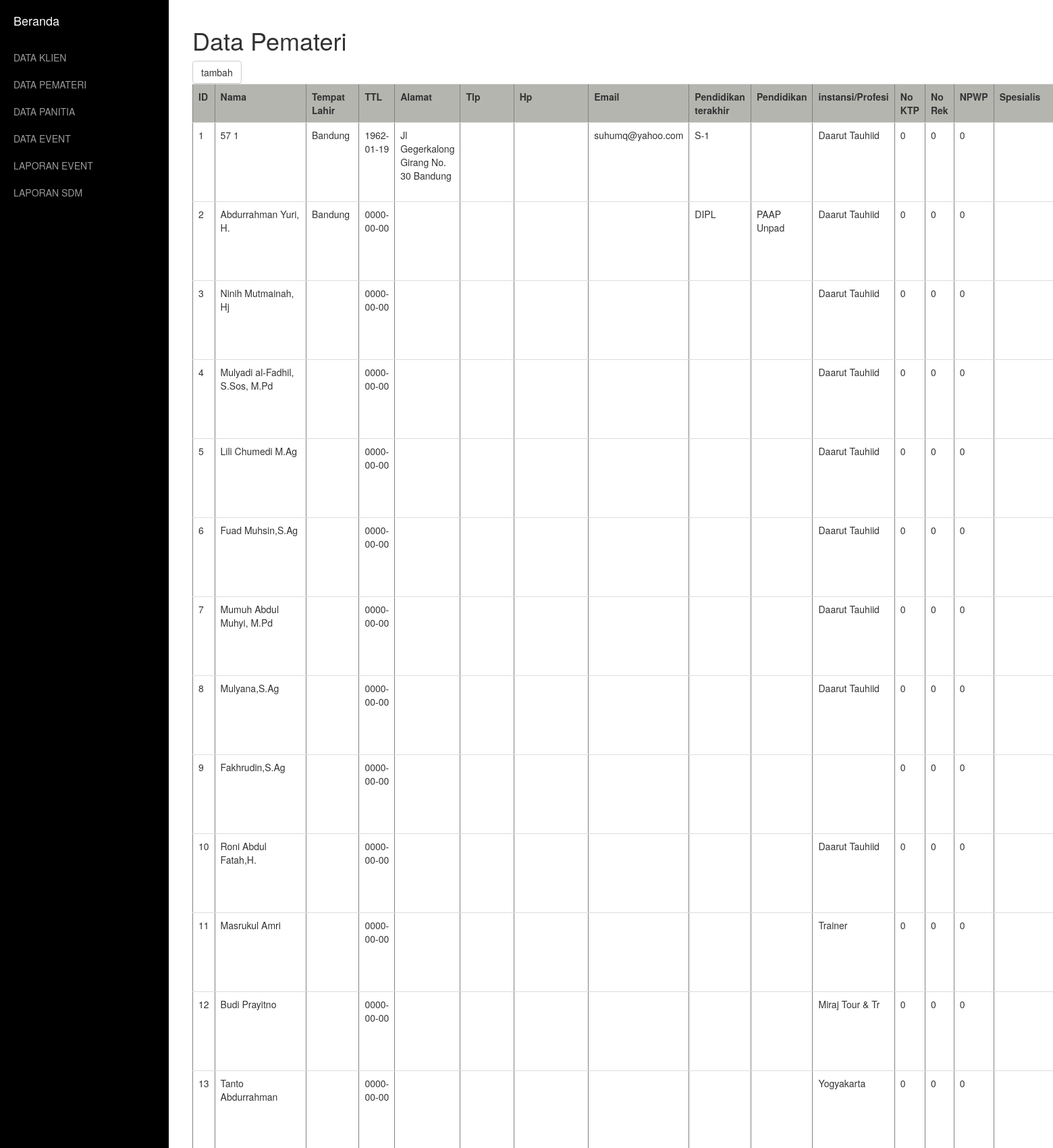
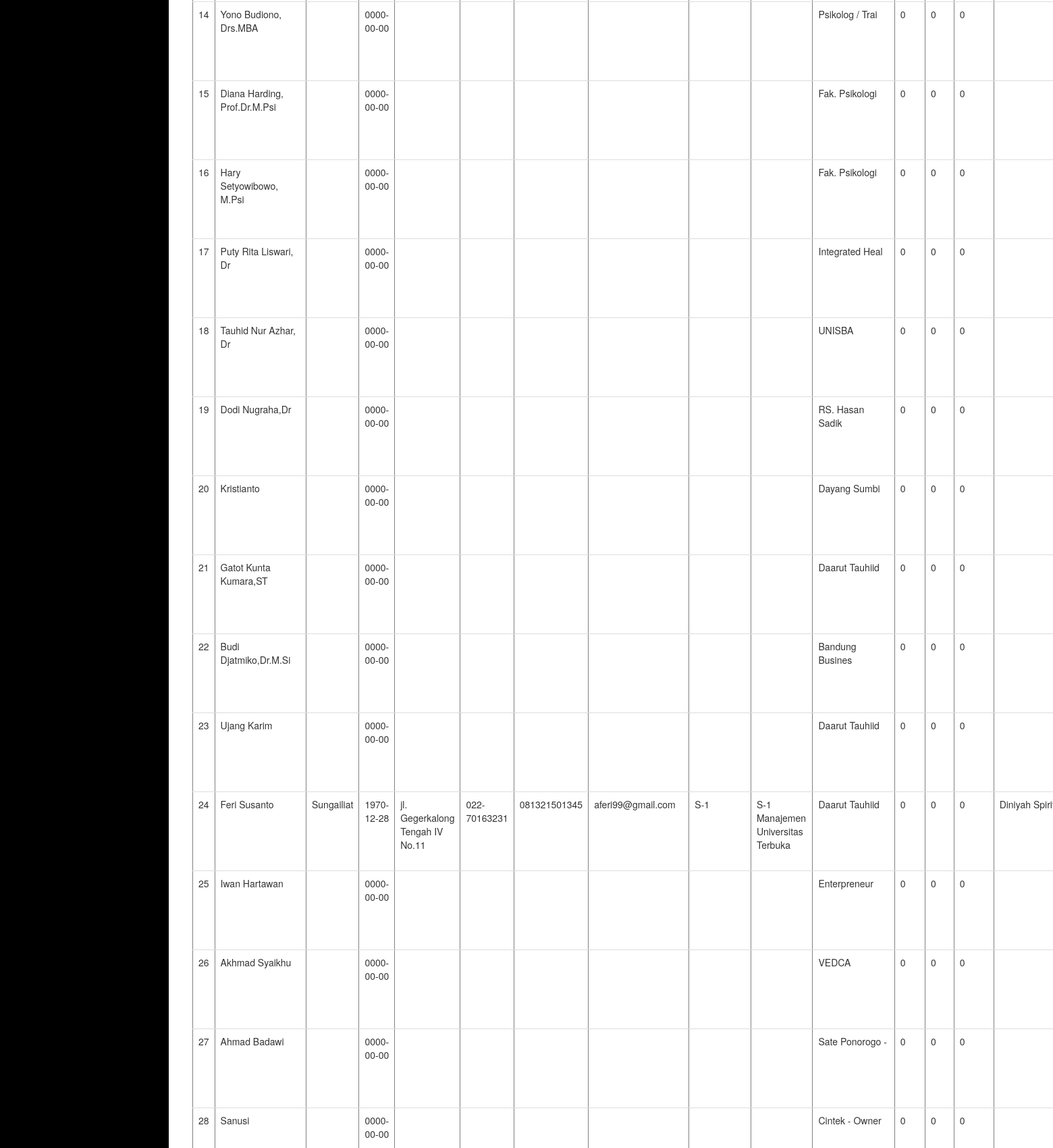
The page /PEMATERI/tampil.php (upper part) on the database its author committed (2 pictures, top to bottom).
### tables this page shows
CREATE TABLE IF NOT EXISTS `tb_pemateri` (
  `id_pemateri` int(11) NOT NULL AUTO_INCREMENT,
  `nama_pemateri` varchar(30) NOT NULL,
  `tempat_lahir` varchar(15) NOT NULL,
  `Tgl` date NOT NULL,
  `Bln` varchar(15) NOT NULL,
  `Thn` varchar(4) NOT NULL,
  `alamat` text NOT NULL,
  `telepon` varchar(12) NOT NULL,
  `hp` varchar(12) NOT NULL,
  `email` varchar(30) NOT NULL,
  `pend_akhir` varchar(4) NOT NULL,
  `riw_pend` text NOT NULL,
  `instansi_profesi` varchar(15) NOT NULL,
  `no_ktp` int(16) NOT NULL,
  `no_rek` int(16) NOT NULL,
  `npwp` int(15) NOT NULL,
  `spesi_materi` char(30) NOT NULL,
  `photo` varchar(100) NOT NULL,
  `ukuran` int(12) NOT NULL,
  `type` varchar(100) NOT NULL,
  PRIMARY KEY (`id_pemateri`)
);

### PEMATERI/tampil.php (called while the page is built, shortened)
<?php
	include "pemateri.php";
	$pemateri = new pemateri();
	$data_pemateri = $pemateri->get_pemateri();
	include "view.tampil.php";
?>

### PEMATERI/pemateri.php (called while the page is built, shortened)
<?php
class pemateri{
	function get_pemateri(){
		$sql = "select * from tb_pemateri";
		$query = mysql_query($sql) or die ("Gagal query : ".$sql);
		return $query;
	}
}
?>

### PEMATERI/view.tampil.php (the view, shortened to what this page needs)
<!DOCTYPE html>
<html lang="en">
<head>
    <link href="asset/css/bootstrap.min.css" rel="stylesheet">
    <link href="asset/css/simple-sidebar.css" rel="stylesheet">
</head>
<body>
    <div id="wrapper">
        <div id="sidebar-wrapper">
            <ul class="sidebar-nav">
                <li class="sidebar-brand">
                    <a href="../home.php">
                        Beranda
                    </a>
                </li>
               <li>
                    <a href="../KLIEN/index.php">DATA KLIEN</a>
                </li>
                <li>
                    <a href="#">DATA PEMATERI</a>
                </li>
                <li>
                    <a href="../PANITIA/index.php">DATA PANITIA</a>
                </li>
                <li>
                    <a href="../EVENT/index.php">DATA EVENT</a>
                </li>
                <li>
                    <a href="#">LAPORAN EVENT</a>
                </li>
                <li>
                    <a href="#">LAPORAN SDM</a>
                </li>
            </ul>
        </div>
        <div id="page-content-wrapper">
            <div class="container-fluid">
                <div class="row">
                    <div class="col-lg-12">
					<h1>Data Pemateri</h1>
						<a href="form.php" class="btn btn-default" >tambah</a>
		<table class="table" border="1">
			<tr bgcolor="#B5B5B0">
				<th>ID</th>
				<th>Nama</th>
				<th>Tempat Lahir</th>
				<th>TTL</th>
				<th>Alamat</th>
				<th>Tlp</th>
				<th>Hp</th>
				<th>Email</th>
				<th>Pendidikan terakhir</th>
				<th>Pendidikan</th>
				<th>instansi/Profesi</th>
				<th>No KTP</th>
				<th>No Rek</th>
				<th>NPWP</th>
				<th>Spesialis</th>
			</tr>
		<?php while($v = mysql_fetch_array($data_pemateri)):;?>
			<tr>
				<td><?php echo $v["id_pemateri"];?></td>
				<td><?php echo $v["nama_pemateri"];?></td>
				<td><?php echo $v["tempat_lahir"];?></td>
				<td><?php echo $v["Tgl"];?></td>
				<td><?php echo $v["alamat"];?></td>
				<td><?php echo $v["telepon"];?></td>
				<td><?php echo $v["hp"];?></td>
				<td><?php echo $v["email"];?></td>
				<td><?php echo $v["pend_akhir"];?></td>
				<td><?php echo $v["riw_pend"];?></td>
				<td><?php echo $v["instansi_profesi"];?></td>
				<td><?php echo $v["no_ktp"];?></td>
				<td><?php echo $v["no_rek"];?></td>
				<td><?php echo $v["npwp"];?></td>
				<td><?php echo $v["spesi_materi"];?></td>
			</tr>
			<?php endwhile;?>
                    </div>
                </div>
            </div>
        </div>
    </div>
</body>
</html>

### PEMATERI/asset/css/simple-sidebar.css (style rules this page uses)
#wrapper { padding-left: 0; -webkit-transition: all 0.5s ease; -moz-transition: all 0.5s ease; -o-transition: all 0.5s ease; transition: all 0.5s ease; }
#sidebar-wrapper { z-index: 1000; position: fixed; left: 250px; width: 0; height: 100%; margin-left: -250px; overflow-y: auto; background: #000; -webkit-transition: all 0.5s ease; -moz-transition: all 0.5s ease; -o-transition: all 0.5s ease; transition: all 0.5s ease; }
#page-content-wrapper { width: 100%; padding: 15px; }
.sidebar-nav { position: absolute; top: 0; width: 250px; margin: 0; padding: 0; list-style: none; }
.sidebar-nav li { text-indent: 20px; line-height: 40px; }
.sidebar-nav li a { display: block; text-decoration: none; color: #999999; }
.sidebar-nav > .sidebar-brand { height: 65px; font-size: 18px; line-height: 60px; }
.sidebar-nav > .sidebar-brand a { color: #999999; }
@media (min-width:768px) { #wrapper { padding-left: 250px; } }
@media (min-width:768px) { #sidebar-wrapper { width: 250px; } }
@media (min-width:768px) { #page-content-wrapper { padding: 20px; } }

### rows shown on the page
tb_pemateri: id_pemateri "1", nama_pemateri "57 1", tempat_lahir "Bandung", Tgl "1962-01-19", alamat "Jl Gegerkalong Girang No. 30 Bandung", email "suhumq@yahoo.com", pend_akhir "S-1", instansi_profesi "Daarut Tauhiid", no_ktp "0", no_rek "0", npwp "0"
tb_pemateri: id_pemateri "2", nama_pemateri "Abdurrahman Yuri, H.", tempat_lahir "Bandung", Tgl "0000-00-00", pend_akhir "DIPL", riw_pend "PAAP Unpad", instansi_profesi "Daarut Tauhiid", no_ktp "0", no_rek "0", npwp "0"
tb_pemateri: id_pemateri "3", nama_pemateri "Ninih Mutmainah, Hj", Tgl "0000-00-00", instansi_profesi "Daarut Tauhiid", no_ktp "0", no_rek "0", npwp "0"
tb_pemateri: id_pemateri "4", nama_pemateri "Mulyadi al-Fadhil, S.Sos, M.Pd", Tgl "0000-00-00", instansi_profesi "Daarut Tauhiid", no_ktp "0", no_rek "0", npwp "0"
tb_pemateri: id_pemateri "5", nama_pemateri "Lili Chumedi M.Ag", Tgl "0000-00-00", instansi_profesi "Daarut Tauhiid", no_ktp "0", no_rek "0", npwp "0"
tb_pemateri: id_pemateri "6", nama_pemateri "Fuad Muhsin,S.Ag", Tgl "0000-00-00", instansi_profesi "Daarut Tauhiid", no_ktp "0", no_rek "0", npwp "0"
tb_pemateri: id_pemateri "7", nama_pemateri "Mumuh Abdul Muhyi, M.Pd", Tgl "0000-00-00", instansi_profesi "Daarut Tauhiid", no_ktp "0", no_rek "0", npwp "0"
tb_pemateri: id_pemateri "8", nama_pemateri "Mulyana,S.Ag", Tgl "0000-00-00", instansi_profesi "Daarut Tauhiid", no_ktp "0", no_rek "0", npwp "0"
tb_pemateri: id_pemateri "9", nama_pemateri "Fakhrudin,S.Ag", Tgl "0000-00-00", no_ktp "0", no_rek "0", npwp "0"
tb_pemateri: id_pemateri "10", nama_pemateri "Roni Abdul Fatah,H.", Tgl "0000-00-00", instansi_profesi "Daarut Tauhiid", no_ktp "0", no_rek "0", npwp "0"
tb_pemateri: id_pemateri "11", nama_pemateri "Masrukul Amri", Tgl "0000-00-00", instansi_profesi "Trainer", no_ktp "0", no_rek "0", npwp "0"
tb_pemateri: id_pemateri "12", nama_pemateri "Budi Prayitno", Tgl "0000-00-00", instansi_profesi "Miraj Tour & Tr", no_ktp "0", no_rek "0", npwp "0"
tb_pemateri: id_pemateri "13", nama_pemateri "Tanto Abdurrahman", Tgl "0000-00-00", instansi_profesi "Yogyakarta", no_ktp "0", no_rek "0", npwp "0"
tb_pemateri: id_pemateri "14", nama_pemateri "Yono Budiono, Drs.MBA", Tgl "0000-00-00", instansi_profesi "Psikolog / Trai", no_ktp "0", no_rek "0", npwp "0"
tb_pemateri: id_pemateri "15", nama_pemateri "Diana Harding, Prof.Dr.M.Psi", Tgl "0000-00-00", instansi_profesi "Fak. Psikologi", no_ktp "0", no_rek "0", npwp "0"
tb_pemateri: id_pemateri "16", nama_pemateri "Hary Setyowibowo, M.Psi", Tgl "0000-00-00", instansi_profesi "Fak. Psikologi", no_ktp "0", no_rek "0", npwp "0"
tb_pemateri: id_pemateri "17", nama_pemateri "Puty Rita Liswari, Dr", Tgl "0000-00-00", instansi_profesi "Integrated Heal", no_ktp "0", no_rek "0", npwp "0"
tb_pemateri: id_pemateri "18", nama_pemateri "Tauhid Nur Azhar, Dr", Tgl "0000-00-00", instansi_profesi "UNISBA", no_ktp "0", no_rek "0", npwp "0"
tb_pemateri: id_pemateri "19", nama_pemateri "Dodi Nugraha,Dr", Tgl "0000-00-00", instansi_profesi "RS. Hasan Sadik", no_ktp "0", no_rek "0", npwp "0"
tb_pemateri: id_pemateri "20", nama_pemateri "Kristianto", Tgl "0000-00-00", instansi_profesi "Dayang Sumbi", no_ktp "0", no_rek "0", npwp "0"
tb_pemateri: id_pemateri "21", nama_pemateri "Gatot Kunta Kumara,ST", Tgl "0000-00-00", instansi_profesi "Daarut Tauhiid", no_ktp "0", no_rek "0", npwp "0"
tb_pemateri: id_pemateri "22", nama_pemateri "Budi Djatmiko,Dr.M.Si", Tgl "0000-00-00", instansi_profesi "Bandung Busines", no_ktp "0", no_rek "0", npwp "0"
tb_pemateri: id_pemateri "23", nama_pemateri "Ujang Karim", Tgl "0000-00-00", instansi_profesi "Daarut Tauhiid", no_ktp "0", no_rek "0", npwp "0"
tb_pemateri: id_pemateri "24", nama_pemateri "Feri Susanto", tempat_lahir "Sungailiat", Tgl "1970-12-28", alamat "jl. Gegerkalong Tengah IV No.11", telepon "022-70163231", hp "081321501345", email "aferi99@gmail.com", pend_akhir "S-1", riw_pend "S-1 Manajemen Universitas Terbuka", instansi_profesi "Daarut Tauhiid", no_ktp "0", no_rek "0", npwp "0", spesi_materi "Diniyah…"
tb_pemateri: id_pemateri "25", nama_pemateri "Iwan Hartawan", Tgl "0000-00-00", instansi_profesi "Enterpreneur", no_ktp "0", no_rek "0", npwp "0"
tb_pemateri: id_pemateri "26", nama_pemateri "Akhmad Syaikhu", Tgl "0000-00-00", instansi_profesi "VEDCA", no_ktp "0", no_rek "0", npwp "0"
tb_pemateri: id_pemateri "27", nama_pemateri "Ahmad Badawi", Tgl "0000-00-00", instansi_profesi "Sate Ponorogo -", no_ktp "0", no_rek "0", npwp "0"
tb_pemateri: id_pemateri "28", nama_pemateri "Sanusi", Tgl "0000-00-00", instansi_profesi "Cintek - Owner", no_ktp "0", no_rek "0", npwp "0"
